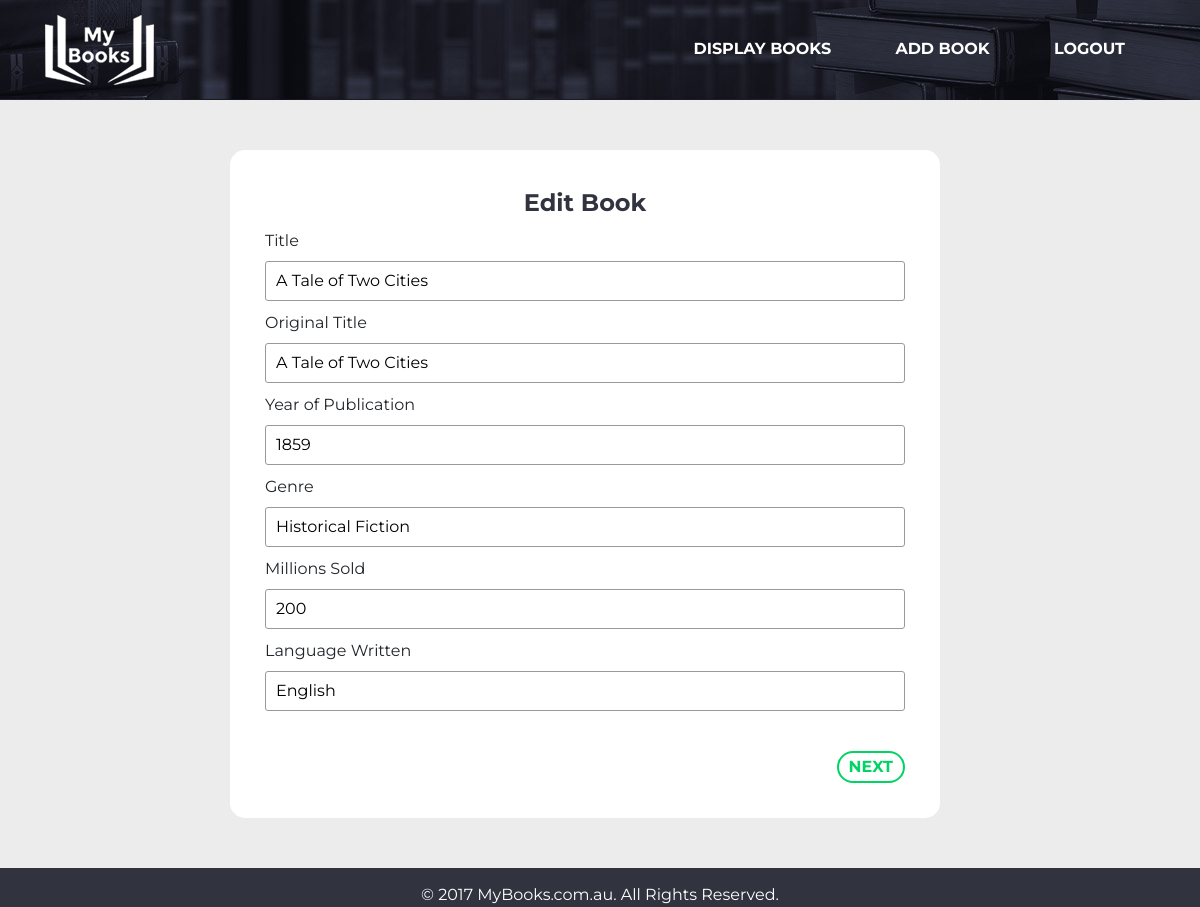
Screenshot of /?controller=books&action=editbook&bookid=2 (signed in) with the database file from the repository.
### tables this page shows
CREATE TABLE `book` (
  `bookID` int(10) UNSIGNED NOT NULL,
  `bookTitle` varchar(255) NOT NULL,
  `originalTitle` varchar(255) DEFAULT NULL,
  `yearofPublication` int(4) NOT NULL DEFAULT '0',
  `genre` varchar(30) NOT NULL,
  `millionsSold` int(10) UNSIGNED NOT NULL,
  `languageWritten` varchar(30) NOT NULL,
  `imageURL` varchar(255) DEFAULT NULL,
  `authorID` int(10) UNSIGNED NOT NULL
);

### index.php (called while the page is built, shortened)
<?php
require_once('model/db.php');
require_once('model/dbFunctions.php');
if (isset($_SESSION['userstate']) && ($_SESSION['userstate'] == 'admin')) {
    $availableControllers = array('books', 'users');
} else {
    $availableControllers = array('users');
}
if ( isset($_GET['controller']) ) {
    if ( in_array($_GET['controller'], $availableControllers) ){
        $controller = $_GET['controller'];
    } else {
        $controller = 'users';
    }
} else {
    $controller = 'users';
}
require_once('controllers/'.$controller.'.php');
?>

### model/dbFunctions.php (called while the page is built, shortened)
<?php
function sanitiseUserInput($data) {
    $data = trim($data);
    $data = stripslashes($data);
    $data = htmlspecialchars($data);
    $data = mysql_real_escape_string($data);
	return $data;
}
function selectData($table, $conditions = array()) {
    GLOBAL $db;
    $sql = 'SELECT';
    $sql .= array_key_exists("select", $conditions)?$conditions['select']:'*';
    $sql .= ' FROM '.$table;
    if(array_key_exists("left join", $conditions)) {
        $sql .= ' LEFT JOIN ';
        $sql .= $conditions['left join']['table2'];
        $sql .= ' ON ';
        $sql .= $table.'.'.$conditions['left join']['column'];
        $sql .= ' = ';
        $sql .= $conditions['left join']['table2'].'.'.$conditions['left join']['column'];
    }
    if(array_key_exists("where", $conditions)) {
        $sql .= ' WHERE ';
        $i = 0;
        foreach ($conditions['where'] as $key => $value) {
            $pre = ($i > 0)? ' AND ':'';
            $sql .= $pre.$key." = '".$value."'";
            $i++;
        }
    }
    $query = $db->prepare($sql);
    $data = $query->execute();
    if(array_key_exists("return type", $conditions) && $conditions['return type'] != 'all') {
        switch ($conditions['return type']) {
            case 'single':
                $data = $query->fetch(PDO::FETCH_ASSOC);
                break;
        }
    }
    return $data;
}
 ?>

### view/pages/bookform.php (the view, shortened to what this page needs)
<div class="main-wrapper">
    <div class="container">
        <div class="row">
            <div class="col-md-2">
            </div>
            <div class="col-md-8">
                <form id="addBook" class="form-white-bkg" action="?controller=books&action=<?php echo $action?><?php if ($action == 'editbook') { echo '&bookid='.$book['bookID'];}?>" method="post" data-parsley-validate>
                    <legend><?php if ($action == 'addbook') { ?> Add Book <?php } else { ?>Edit Book <?php } ?> </legend>
                    <div class="tabs">
                        <div id="section-1">
                            <label>Title</label>
                            <input type="text" name="bookTitle" value="<?php if ( isset($book['bookTitle']) ) { echo $book['bookTitle']; }?>" required>
                            <label>Original Title</label>
                            <input type="text" name="originalTitle" value="<?php if ( isset($book['originalTitle']) ) { echo $book['originalTitle']; }?>" required>
                            <label>Year of Publication</label>
                            <input type="text" name="yearofPublication" value="<?php if ( isset($book['yearofPublication']) ) { echo $book['yearofPublication']; }?>" required>
                            <label>Genre</label>
                            <input type="text" name="genre" value="<?php if ( isset($book['genre']) ) { echo $book['genre']; }?>" required>
                            <label>Millions Sold</label>
                            <input type="text" name="millionsSold" value="<?php if ( isset($book['millionsSold']) ) { echo $book['millionsSold']; }?>" required>
                            <label>Language Written</label>
                            <input type="text" name="languageWritten" value="<?php if ( isset($book['languageWritten']) ) { echo $book['languageWritten']; }?>" required>
                            <div class="formNav">
                                <a id="section1Next" href="#" class="next-btn">Next</a>
                            </div>
                        </div>
                    </div>
                </form>
            </div>
            <div class="col-md-2">
            </div>
        </div>
    </div>
</div>

### view/css/styles.css (style rules this page uses)
body { font-family: 'Montserrat', sans-serif; background-color: #31333f; }
.main-wrapper { background-color: #ececec; padding: 50px 0; min-height: 700px; }
form legend { font-family: 'Montserrat', sans-serif; font-weight: 700; color: #31333f; text-align: center; }
.row { width: 100%; }
input[type=text], input[type=password], input[type=email], select, textarea { display: block; width: 100%; border-radius: 3px; margin-bottom: 10px; padding: 7px 10px; border: 1px solid #999; outline: none; }
.form-white-bkg { background-color: #fff; padding: 35px; border-radius: 15px; }
.formNav { margin-top: 40px; }
.next-btn { float: right; }
.prev-btn, .next-btn { border: 2px solid #00d462; padding: 2px 10px; border-radius: 20px; color: #00d462; text-transform: uppercase; font-weight: 700; display: inline-block; line-height: 1.5; }

### rows the page displays
book: bookTitle "A Tale of Two Cities", originalTitle "A Tale of Two Cities", yearofPublication "1859", genre "Historical Fiction", millionsSold "200", languageWritten "English"
